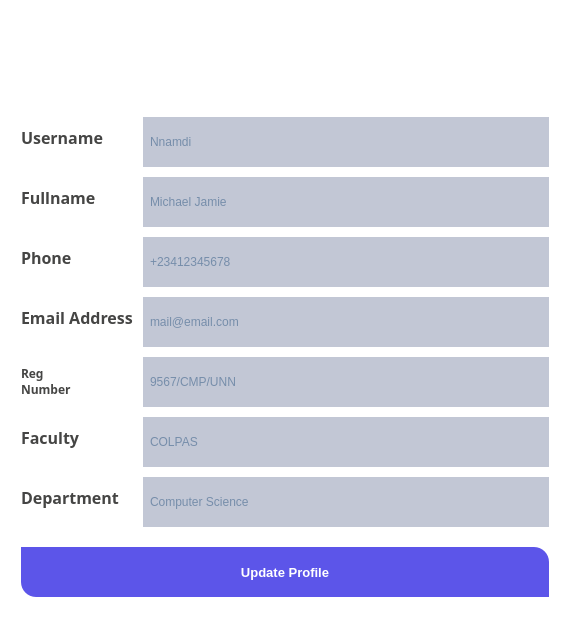
<?xml version="1.0" encoding="UTF-8"?>
<ui version="4.0">
 <class>Form</class>
 <widget class="QWidget" name="Form">
  <property name="geometry">
   <rect>
    <x>0</x>
    <y>0</y>
    <width>570</width>
    <height>640</height>
   </rect>
  </property>
  <property name="windowTitle">
   <string>Edit Profile</string>
  </property>
  <property name="styleSheet">
   <string notr="true">/*Copyright (c) DevSec Studio. All rights reserved.

MIT License

Permission is hereby granted, free of charge, to any person obtaining a copy
of this software and associated documentation files (the &quot;Software&quot;), to deal
in the Software without restriction, including without limitation the rights
to use, copy, modify, merge, publish, distribute, sublicense, and/or sell
copies of the Software, and to permit persons to whom the Software is
furnished to do so, subject to the following conditions:

The above copyright notice and this permission notice shall be included in all
copies or substantial portions of the Software.

THE SOFTWARE IS PROVIDED *AS IS*, WITHOUT WARRANTY OF ANY KIND, EXPRESS OR
IMPLIED, INCLUDING BUT NOT LIMITED TO THE WARRANTIES OF MERCHANTABILITY,
FITNESS FOR A PARTICULAR PURPOSE AND NONINFRINGEMENT. IN NO EVENT SHALL THE
AUTHORS OR COPYRIGHT HOLDERS BE LIABLE FOR ANY CLAIM, DAMAGES OR OTHER
LIABILITY, WHETHER IN AN ACTION OF CONTRACT, TORT OR OTHERWISE, ARISING FROM,
OUT OF OR IN CONNECTION WITH THE SOFTWARE OR THE USE OR OTHER DEALINGS IN THE SOFTWARE.
*/

/*-----QWidget-----*/
QWidget
{
	background-color: #fff;
	color: red;

}


/*-----QLabel-----*/
QLabel
{
	background-color: transparent;
	color: #454544;
	font-weight: 500;
	font-size: 16px;
	font-family: poppins;

}


/*-----QPushButton-----*/
QPushButton
{
	background-color: #5c55e9;
	color: #fff;
	font-size: 13px;
	font-weight: bold;
	border-top-right-radius: 15px;
	border-top-left-radius: 0px;
	border-bottom-right-radius: 0px;
	border-bottom-left-radius: 15px;
	padding: 10px;

}


QPushButton::disabled
{
	background-color: #5c5c5c;

}


QPushButton::hover
{
	background-color: #5564f2;

}


QPushButton::pressed
{
	background-color: #3d4ef2;

}


/*-----QCheckBox-----*/
QCheckBox
{
	background-color: transparent;
	color: #5c55e9;
	font-size: 10px;
	font-weight: bold;
	border: none;
	border-radius: 5px;

}


/*-----QCheckBox-----*/
QCheckBox::indicator
{
    background-color: #323232;
    border: 1px solid darkgray;
    width: 12px;
    height: 12px;

}


QCheckBox::indicator:checked
{
    image:url(&quot;./ressources/check.png&quot;);
	background-color: #5c55e9;
    border: 1px solid #5c55e9;

}


QCheckBox::indicator:unchecked:hover
{
    border: 1px solid #5c55e9;

}


QCheckBox::disabled
{
	color: #656565;

}


QCheckBox::indicator:disabled
{
	background-color: #656565;
	color: #656565;
    border: 1px solid #656565;

}


/*-----QLineEdit-----*/
QLineEdit
{
	background-color: #c2c7d5;
	color: #2a547f;
	border: none;
	padding: 5px;

}


/*-----QListView-----*/
QListView
{
	background-color: #5c55e9;
	color: #fff;
	font-size: 14px;
	font-weight: bold;
	show-decoration-selected: 0;
	border-radius: 4px;
	padding-left: -15px;
	padding-right: -15px;
	padding-top: 5px;

} 


QListView:disabled 
{
	background-color: #5c5c5c;

}


QListView::item
{
	background-color: #454e5e;
	border: none;
	padding: 10px;
	border-radius: 0px;
	padding-left : 10px;
	height: 32px;

}


QListView::item:selected
{
	color: #000;
	background-color: #fff;

}


QListView::item:!selected
{
	color:white;
	background-color: transparent;
	border: none;
	padding-left : 10px;

}


QListView::item:!selected:hover
{
	color: #fff;
	background-color: #5564f2;
	border: none;
	padding-left : 10px;

}


/*-----QTreeView-----*/
QTreeView 
{
	background-color: #fff;
	show-decoration-selected: 0;
	color: #454544;

}


QTreeView:disabled
{
	background-color: #242526;
	show-decoration-selected: 0;

}


QTreeView::item 
{
	border-top-color: transparent;
	border-bottom-color: transparent;

}


QTreeView::item:hover 
{
	background-color: #bcbdbb;
	color: #000;

}


QTreeView::item:selected 
{
	background-color: #5c55e9;
	color: #fff;

}


QTreeView::item:selected:active
{
	background-color: #5c55e9;
	color: #fff;

}


QTreeView::item:selected:disabled
{
	background-color: #525251;
	color: #656565;

}


QTreeView::branch:has-children:!has-siblings:closed,
QTreeView::branch:closed:has-children:has-siblings 
{
	image: url(://tree-closed.png);

}

QTreeView::branch:open:has-children:!has-siblings,
QTreeView::branch:open:has-children:has-siblings  
{
	image: url(://tree-open.png);

}


/*-----QTableView &amp; QTableWidget-----*/
QTableView
{
    background-color: #fff;
	border: 1px solid gray;
    color: #454544;
    gridline-color: gray;
    outline : 0;

}


QTableView::disabled
{
    background-color: #242526;
    border: 1px solid #32414B;
    color: #656565;
    gridline-color: #656565;
    outline : 0;

}


QTableView::item:hover 
{
    background-color: #bcbdbb;
    color: #000;

}


QTableView::item:selected 
{
	background-color: #5c55e9;
    color: #fff;

}


QTableView::item:selected:disabled
{
    background-color: #1a1b1c;
    border: 2px solid #525251;
    color: #656565;

}


QTableCornerButton::section
{
	background-color: #ced5e3;
	border: none;
    color: #fff;

}


QHeaderView::section
{
	color: #2a547f;
	border: 0px;
	background-color: #ced5e3;
	padding: 5px;

}


QHeaderView::section:disabled
{
    background-color: #525251;
    color: #656565;

}


QHeaderView::section:checked
{
    color: #fff;
    background-color: #5c55e9;

}


QHeaderView::section:checked:disabled
{
    color: #656565;
    background-color: #525251;

}


QHeaderView::section::vertical::first,
QHeaderView::section::vertical::only-one
{
    border-top: 1px solid #353635;

}


QHeaderView::section::vertical
{
    border-top: 1px solid #353635;

}


QHeaderView::section::horizontal::first,
QHeaderView::section::horizontal::only-one
{
    border-left: 1px solid #353635;

}


QHeaderView::section::horizontal
{
    border-left: 1px solid #353635;

}


/*-----QScrollBar-----*/
QScrollBar:horizontal 
{
    background-color: transparent;
    height: 8px;
    margin: 0px;
    padding: 0px;

}


QScrollBar::handle:horizontal 
{
    border: none;
	min-width: 100px;
    background-color: #7e92b7;

}


QScrollBar::add-line:horizontal, 
QScrollBar::sub-line:horizontal,
QScrollBar::add-page:horizontal, 
QScrollBar::sub-page:horizontal 
{
    width: 0px;
    background-color: #d8dce6;

}


QScrollBar:vertical 
{
    background-color: transparent;
    width: 8px;
    margin: 0;

}


QScrollBar::handle:vertical 
{
    border: none;
	min-height: 100px;
    background-color: #7e92b7;

}


QScrollBar::add-line:vertical, 
QScrollBar::sub-line:vertical,
QScrollBar::add-page:vertical, 
QScrollBar::sub-page:vertical 
{
    height: 0px;
    background-color: #d8dce6;

}
</string>
  </property>
  <layout class="QVBoxLayout" name="verticalLayout">
   <item>
    <layout class="QFormLayout" name="formLayout">
     <property name="horizontalSpacing">
      <number>10</number>
     </property>
     <property name="verticalSpacing">
      <number>10</number>
     </property>
     <property name="leftMargin">
      <number>10</number>
     </property>
     <property name="topMargin">
      <number>10</number>
     </property>
     <property name="rightMargin">
      <number>10</number>
     </property>
     <item row="0" column="1">
      <spacer name="verticalSpacer_2">
       <property name="orientation">
        <enum>Qt::Vertical</enum>
       </property>
       <property name="sizeHint" stdset="0">
        <size>
         <width>20</width>
         <height>40</height>
        </size>
       </property>
      </spacer>
     </item>
     <item row="1" column="1">
      <spacer name="verticalSpacer">
       <property name="orientation">
        <enum>Qt::Vertical</enum>
       </property>
       <property name="sizeHint" stdset="0">
        <size>
         <width>20</width>
         <height>40</height>
        </size>
       </property>
      </spacer>
     </item>
     <item row="4" column="0">
      <widget class="QLabel" name="label">
       <property name="text">
        <string>Fullname</string>
       </property>
      </widget>
     </item>
     <item row="4" column="1">
      <widget class="QLineEdit" name="txtFullname">
       <property name="minimumSize">
        <size>
         <width>0</width>
         <height>50</height>
        </size>
       </property>
       <property name="placeholderText">
        <string>Michael Jamie</string>
       </property>
      </widget>
     </item>
     <item row="5" column="0">
      <widget class="QLabel" name="label_2">
       <property name="text">
        <string>Phone</string>
       </property>
      </widget>
     </item>
     <item row="5" column="1">
      <widget class="QLineEdit" name="txtPhone">
       <property name="minimumSize">
        <size>
         <width>0</width>
         <height>50</height>
        </size>
       </property>
       <property name="placeholderText">
        <string>+23412345678</string>
       </property>
      </widget>
     </item>
     <item row="6" column="0">
      <widget class="QLabel" name="label_3">
       <property name="text">
        <string>Email Address</string>
       </property>
      </widget>
     </item>
     <item row="6" column="1">
      <layout class="QHBoxLayout" name="horizontalLayout_2">
       <property name="spacing">
        <number>0</number>
       </property>
       <item>
        <widget class="QLineEdit" name="txtEmail">
         <property name="minimumSize">
          <size>
           <width>0</width>
           <height>50</height>
          </size>
         </property>
         <property name="echoMode">
          <enum>QLineEdit::Normal</enum>
         </property>
         <property name="placeholderText">
          <string>mail@email.com</string>
         </property>
        </widget>
       </item>
      </layout>
     </item>
     <item row="8" column="0">
      <widget class="QLabel" name="label_6">
       <property name="text">
        <string>&lt;html&gt;&lt;head/&gt;&lt;body&gt;&lt;p&gt;&lt;span style=&quot; font-size:9pt;&quot;&gt;Reg&lt;br&gt; Number
&lt;/span&gt;&lt;/p&gt;&lt;/body&gt;&lt;/html&gt;</string>
       </property>
      </widget>
     </item>
     <item row="8" column="1">
      <widget class="QLineEdit" name="txtReg">
       <property name="minimumSize">
        <size>
         <width>0</width>
         <height>50</height>
        </size>
       </property>
       <property name="echoMode">
        <enum>QLineEdit::Normal</enum>
       </property>
       <property name="placeholderText">
        <string>9567/CMP/UNN</string>
       </property>
      </widget>
     </item>
     <item row="9" column="0">
      <widget class="QLabel" name="label_4">
       <property name="text">
        <string>Faculty</string>
       </property>
      </widget>
     </item>
     <item row="9" column="1">
      <widget class="QLineEdit" name="txtFac">
       <property name="minimumSize">
        <size>
         <width>0</width>
         <height>50</height>
        </size>
       </property>
       <property name="placeholderText">
        <string>COLPAS</string>
       </property>
      </widget>
     </item>
     <item row="10" column="0">
      <widget class="QLabel" name="label_5">
       <property name="text">
        <string>Department</string>
       </property>
      </widget>
     </item>
     <item row="10" column="1">
      <widget class="QLineEdit" name="txtDept">
       <property name="minimumSize">
        <size>
         <width>0</width>
         <height>50</height>
        </size>
       </property>
       <property name="placeholderText">
        <string>Computer Science</string>
       </property>
      </widget>
     </item>
     <item row="11" column="0">
      <layout class="QHBoxLayout" name="horizontalLayout"/>
     </item>
     <item row="13" column="0" colspan="2">
      <widget class="QPushButton" name="btnUpdate">
       <property name="minimumSize">
        <size>
         <width>0</width>
         <height>50</height>
        </size>
       </property>
       <property name="styleSheet">
        <string notr="true"/>
       </property>
       <property name="text">
        <string>Update Profile</string>
       </property>
      </widget>
     </item>
     <item row="14" column="0" colspan="2">
      <widget class="QLabel" name="lblMsg">
       <property name="styleSheet">
        <string notr="true">color: #5564F2;</string>
       </property>
       <property name="text">
        <string/>
       </property>
       <property name="alignment">
        <set>Qt::AlignCenter</set>
       </property>
      </widget>
     </item>
     <item row="3" column="1">
      <widget class="QLineEdit" name="txtUsername">
       <property name="minimumSize">
        <size>
         <width>0</width>
         <height>50</height>
        </size>
       </property>
       <property name="readOnly">
        <bool>true</bool>
       </property>
       <property name="placeholderText">
        <string>Nnamdi</string>
       </property>
      </widget>
     </item>
     <item row="3" column="0">
      <widget class="QLabel" name="label_7">
       <property name="text">
        <string>Username</string>
       </property>
      </widget>
     </item>
    </layout>
   </item>
  </layout>
 </widget>
 <resources/>
 <connections/>
</ui>
